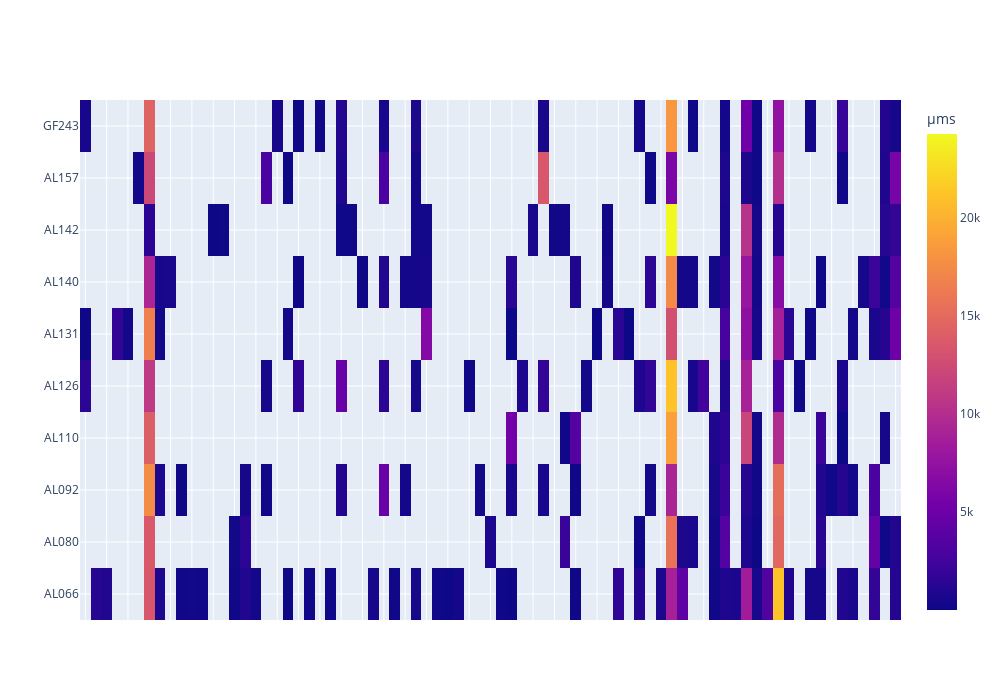

The cell this chart's notebook holds for it:
### Code cell
str_id=[na.give_me_name(i) for i in axonal_df.columns]

fig = go.Figure(
    data=go.Heatmap(
        z=axonal_df.values,
        colorbar=dict(title='μms'),
        x=str_id,
        y=axonal_df.index,
        hoverongaps = False)
)

fig.update_xaxes(showticklabels=False,
                type='category')

fig.update_layout(
    width = 1000, height = 700,
    autosize = True
)


fig.show()

### Figure 1 — Plotly figure (JSON) as saved in the notebook; plotly's stock layout.template omitted (floating-point values rounded to 4 significant figures; data arrays with more than 128 entries replaced by an {"elided": "..."} marker saying what was removed)
{"data": [{"colorbar": {"title": {"text": "μms"}}, "hoverongaps": false, "type": "heatmap", "x": ["Primary somatosensory area trunk layer 6a", "Primary visual area layer 6a", "posteromedial visual area layer 2/3", "lateral ventricle", "subependymal zone", "Primary somatosensory area lower limb layer 2/3", "Primary somatosensory area barrel field layer 2/3", "Anterolateral visual area layer 5", "Dorsal auditory area layer 6b", "Dorsal auditory area layer 5", "posteromedial visual area layer 6a", "Anteromedial visual area layer 1", "Agranular insular area posterior part layer 6a", "Agranular insular area posterior part layer 6b", "Anteromedial visual area layer 4", "Anteromedial visual area layer 5", "dorsal hippocampal commissure", "Primary somatosensory area upper limb layer 1", "Primary somatosensory area trunk layer 6b", "alveus", "Primary somatosensory area lower limb layer 6a", "posteromedial visual area layer 4", "Primary somatosensory area lower limb layer 6b", "posteromedial visual area layer 5", "Primary somatosensory area upper limb layer 4", "external capsule", "Ventral auditory area layer 6b", "Dorsal auditory area layer 2/3", "Primary somatosensory area upper limb layer 5", "Posterior auditory area layer 2/3", "Primary motor area Layer 5", "Primary somatosensory area trunk layer 2/3", "Caudoputamen", "Dorsal auditory area layer 4", "Retrosplenial area ventral part layer 5", "Posterior auditory area layer 1", "Secondary motor area layer 5", "Retrosplenial area lateral agranular part layer 5", "Primary visual area layer 5", "posteromedial visual area layer 1", "Supplemental somatosensory area layer 2/3", "Primary motor area Layer 6a", "Visceral area layer 6b", "Primary somatosensory area upper limb layer 2/3", "Visceral area layer 6a", "Supplemental somatosensory area layer 6a", "Supplemental somatosensory area layer 1", "Primary motor area Layer 6b", "Primary somatosensory area nose layer 6a", "Supplemental somatosensory area layer 6b", "Anterolateral visual area layer 2/3", "Primary somatosensory area nose layer 6b", "cingulum bundle", "Primary somatosensory area upper limb layer 6a", "corpus callosum posterior forceps", "Primary somatosensory area barrel field layer 1", "corpus callosum splenium", "Primary somatosensory area trunk layer 1", "Secondary motor area layer 6a", "Supplemental somatosensory area layer 4", "Primary somatosensory area barrel field layer 6a", "Anteromedial visual area layer 6a", "Primary somatosensory area barrel field layer 4", "Primary somatosensory area barrel field layer 6b", "Anteromedial visual area layer 2/3", "Primary somatosensory area barrel field layer 5", "Anterolateral visual area layer 1", "Secondary motor area layer 6b", "Primary somatosensory area trunk layer 4", "Supplemental somatosensory area layer 5", "Primary somatosensory area lower limb layer 4", "Primary somatosensory area trunk layer 5", "Anterolateral visual area layer 4", "Primary somatosensory area lower limb layer 5", "Rostrolateral area layer 6b", "Prosubiculum ventral part molecular layer", "commissural branch of stria terminalis"], "y": ["AL066", "AL080", "AL092", "AL110", "AL126", "AL131", "AL140", "AL142", "AL157", "GF243"], "z": {"elided": "10x77 int values"}}], "layout": {"autosize": true, "height": 700, "width": 1000, "xaxis": {"autorange": true, "range": [-0.5, 76.5], "showticklabels": false, "type": "category"}, "yaxis": {"autorange": true, "range": [-0.5, 9.5], "type": "category"}}}
